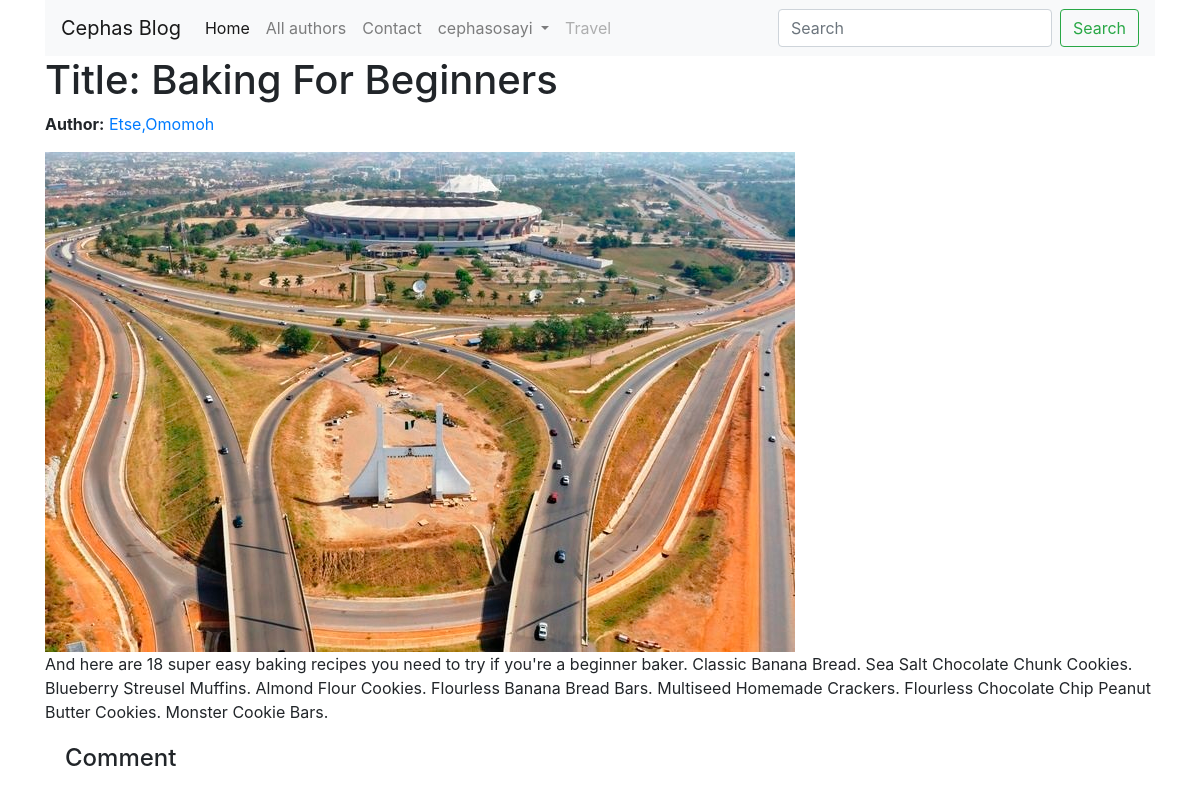
The app's page /blog/blog/1 (signed in) with its own data.
### blog/models.py (models this page shows, shortened)
class Article(models.Model):
	title = models.CharField(max_length=200, null=False)
	description = models.TextField(max_length=1000, help_text='Enter your post content here')
	author = models.ForeignKey('Author', on_delete=models.SET_NULL, null = True)
	category = models.ManyToManyField(Category )
	photo = models.ImageField(upload_to='article_photo', null=True)
	post_date = models.DateTimeField(default=now, editable=False)
	def display_genre(self):
		return ', '.join(category.name for category in self.category.all()[:3])
	display_genre.short_description = 'Category'
	class Meta:
		ordering = ['post_date']

class Author(models.Model):
	first_name =  models.CharField(max_length=100)
	last_name = models.CharField(max_length=100)
	bio = models.TextField(max_length=1000)
	class Meta:
		ordering = ['last_name', 'first_name']
	def __str__(self):
		return f'{self.first_name},{ self.last_name}'

### blog/views.py (the view)
# urls.py: path('blog/<int:pk>', BlogDetailView.as_view(), name='blog-detail'),
class BlogDetailView(generic.DetailView):
	model = Article

### blog/templates/blog/article_detail.html
{% extends "base_template.html" %}
{% block content %}
  <h1>Title: {{ article.title }}</h1>
  <p><strong>Author:</strong> <a href="{{ author.get_absolute_url }}" >{{article.author }}</a> </a></p>
  <img src="{{ article.photo.url }} ">
  <p> {{ article.description }}</p>
  <div style="margin-left:20px;margin-top:20px">
    <h4>Comment</h4>
</div>
{% endblock %}

### blog/templates/navbar.html (shortened to what this page needs)
<nav class="navbar navbar-expand-lg navbar-light bg-light">
  <a class="navbar-brand" href="{% url 'blog' %}">Cephas Blog</a>
  <div class="collapse navbar-collapse" id="navbarSupportedContent">
    <ul class="navbar-nav mr-auto">
      <li class="nav-item active">
        <a class="nav-link" href="#">Home <span class="sr-only">(current)</span></a>
      </li>
      <li class="nav-item">
        <a class="nav-link" href="{% url 'authors' %}">All authors</a>
      </li>
      <li class="nav-item">
        <a class="nav-link" href="#">Contact</a>
      </li>
      <li class="nav-item dropdown">
        {% if user.is_authenticated %}
        <a class="nav-link dropdown-toggle" href="#" id="navbarDropdown" role="button" data-toggle="dropdown" aria-haspopup="true" aria-expanded="false">
         {{ user.get_username }}
        </a>
          {% else %}
          <a class="dropdown-item" href="{% url 'login'%}?next={{request.path}}">Login</a>
          {% endif %}
      </li>
      <li class="nav-item">
        <a class="nav-link disabled" href="#" tabindex="-1" aria-disabled="true">Travel</a>
      </li>
    </ul>
    <form class="form-inline my-2 my-lg-0">
      <input class="form-control mr-sm-2" type="search" placeholder="Search" aria-label="Search">
      <button class="btn btn-outline-success my-2 my-sm-0" type="submit">Search</button>
    </form>
  </div>
</nav>

### records on screen
Article: title "Baking For Beginners", author "Etse,Omomoh", photo (picture), description "And here are 18 super easy baking recipes you need to try if you're a beginner baker. Classic Banana Bread. Sea Salt Chocolate Chunk Cookies. Blueberry Streusel Muffins. Almond Flour Cookies. Flourless Banana Bread Bars. Multiseed Homemade Crackers. Flourless Chocolate Chip Peanut Butter Cookies. Monster Cookie Bars."

### other values on screen
{{ user.get_username }} "cephasosayi"
